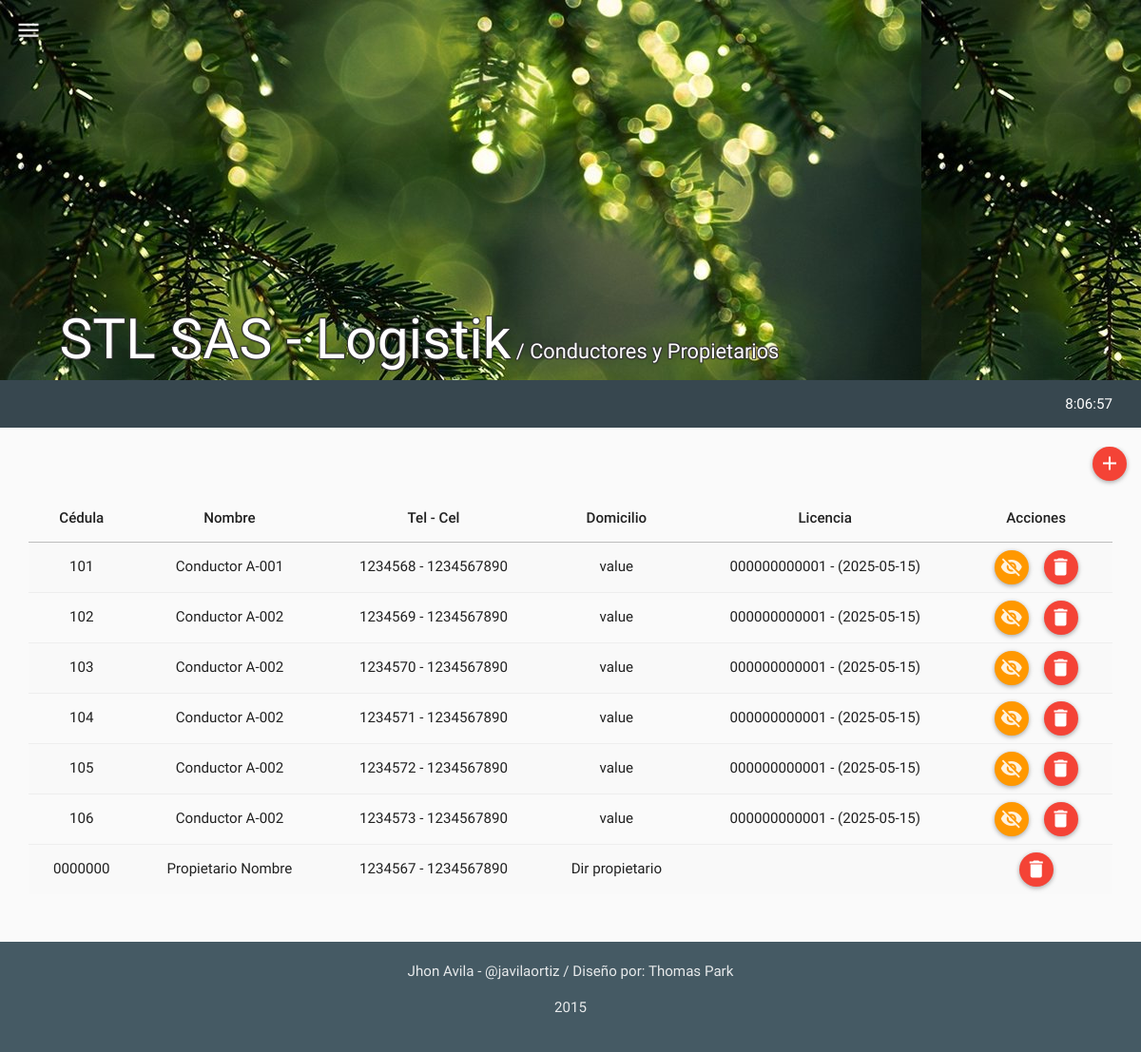
The page /mods/personas/personas.php (signed in) on the database as committed earlier.
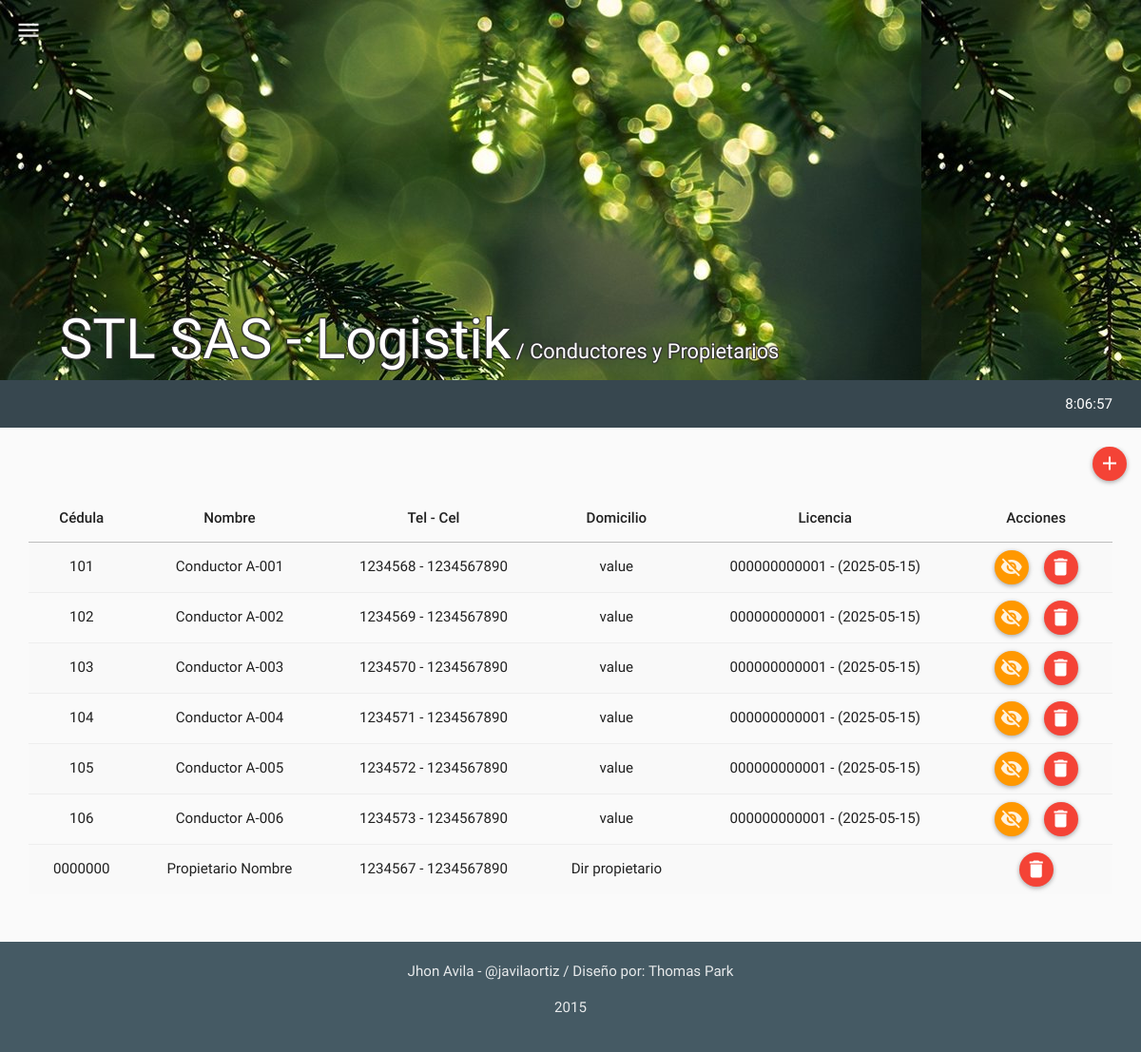
The same page on the database as committed later.
### tables this page shows
CREATE TABLE IF NOT EXISTS `tbl_personas` (
  `pe_id` int(11) NOT NULL,
  `pe_nombre` varchar(60) NOT NULL,
  `pe_tel` varchar(60) NOT NULL,
  `pe_cedula` varchar(20) NOT NULL,
  `pe_licencia` varchar(60) NOT NULL,
  `pe_licencia_vigencia` date NOT NULL,
  `pe_dir` varchar(80) NOT NULL,
  `pe_cel` varchar(60) NOT NULL,
  `pe_tipo` int(11) NOT NULL COMMENT '1="propietario" 2="conductor" 3="ambas"',
  `pe_ve_id` int(11) NOT NULL,
  `pe_f1` int(15) NOT NULL,
  `pe_f2` int(15) NOT NULL,
  `pe_f3` int(15) NOT NULL,
  `pe_timestamp` timestamp NOT NULL DEFAULT CURRENT_TIMESTAMP ON UPDATE CURRENT_TIMESTAMP,
  `pe_created` int(11) NOT NULL,
  `pe_estado` int(11) NOT NULL
);

### php/personas.php (the view, shortened to what this page needs)
<?php
class personas{
  function get_personas(){
    $rt = new route();
    if(isset($_SESSION["ses_id"])){
      $qry='SELECT * FROM tbl_personas
            WHERE pe_estado BETWEEN 1 AND 2 ORDER BY pe_nombre ASC';
      $res = mysql_query($qry);
      $item =" ";
      $script ="<script>$(document).ready(function(){";
      while($row_res = mysql_fetch_assoc($res)) {
        if ($row_res["pe_tipo"]==1) {$lic = '';}
        else{$lic = $row_res["pe_licencia"].' - ('.$row_res["pe_licencia_vigencia"].')';}
        $btn_des = "des_persona('".$row_res["pe_id"]."',this)";
        if($row_res["pe_estado"]==1 && $row_res["pe_tipo"]!=1 ){
          $btn_set = '<div id="edt-button" style="display:none;" onclick="" class="btn btn-floating-mini btn-success" title="Modificar"><i class="md  md-edit"></i></div>
                      <div id="des-button" onclick="'.$btn_des.'" class="btn btn-floating-mini btn-warning" title="Deshabilitar"><i class="md  md-visibility-off"></i></div>
                      <div id="del-button" onclick="" class="btn btn-floating-mini btn-danger" title="Borrar"><i class="md  md-delete"></i></div>';
        }else{
          $btn_set = '<div id="edt-button" style="display:none;" onclick="" class="btn btn-floating-mini btn-success" title="Modificar"><i class="md  md-edit"></i></div>
                      <div id="del-button" onclick="" class="btn btn-floating-mini btn-danger" title="Borrar"><i class="md  md-delete"></i></div>';
        }
        $item.='
              <tr id="'.$row_res["pe_cedula"].'">
                <td>'.$row_res["pe_cedula"].'</td>
                <td>'.$row_res["pe_nombre"].'</td>
                <td>'.$row_res["pe_tel"].' - '.$row_res["pe_cel"].'</td>
                <td>'.$row_res["pe_dir"].'</td>
                <td>'.$lic.'</td>
                <td>
                  '.$btn_set.'
                </td>
              </tr>
        ';
        $script.='$("#'.$row_res["pe_cedula"].'").addClass();';
      }
      $script.='});</script>';
    }
    else{$rt->routing($rt->path("login"));}
    $html='
          <table class="table table-striped table-hover ">
            <thead>
              <tr>
                <th>Cédula</th>
                <th>Nombre</th>
                <th>Tel - Cel</th>
                <th>Domicilio</th>
                <th>Licencia</th>
                <th>Acciones</th>
              </tr>
            </thead>
            <tbody>
              '.$item.'
            </tbody>
          </table>
    ';
    return $script.$html;
  }
}
?>

Rows that differ between the two databases and show on the page:
changed tbl_personas: pe_nombre "Conductor A-002" → "Conductor A-003"
changed tbl_personas: pe_nombre "Conductor A-002" → "Conductor A-004"
changed tbl_personas: pe_nombre "Conductor A-002" → "Conductor A-005"
changed tbl_personas: pe_nombre "Conductor A-002" → "Conductor A-006"
